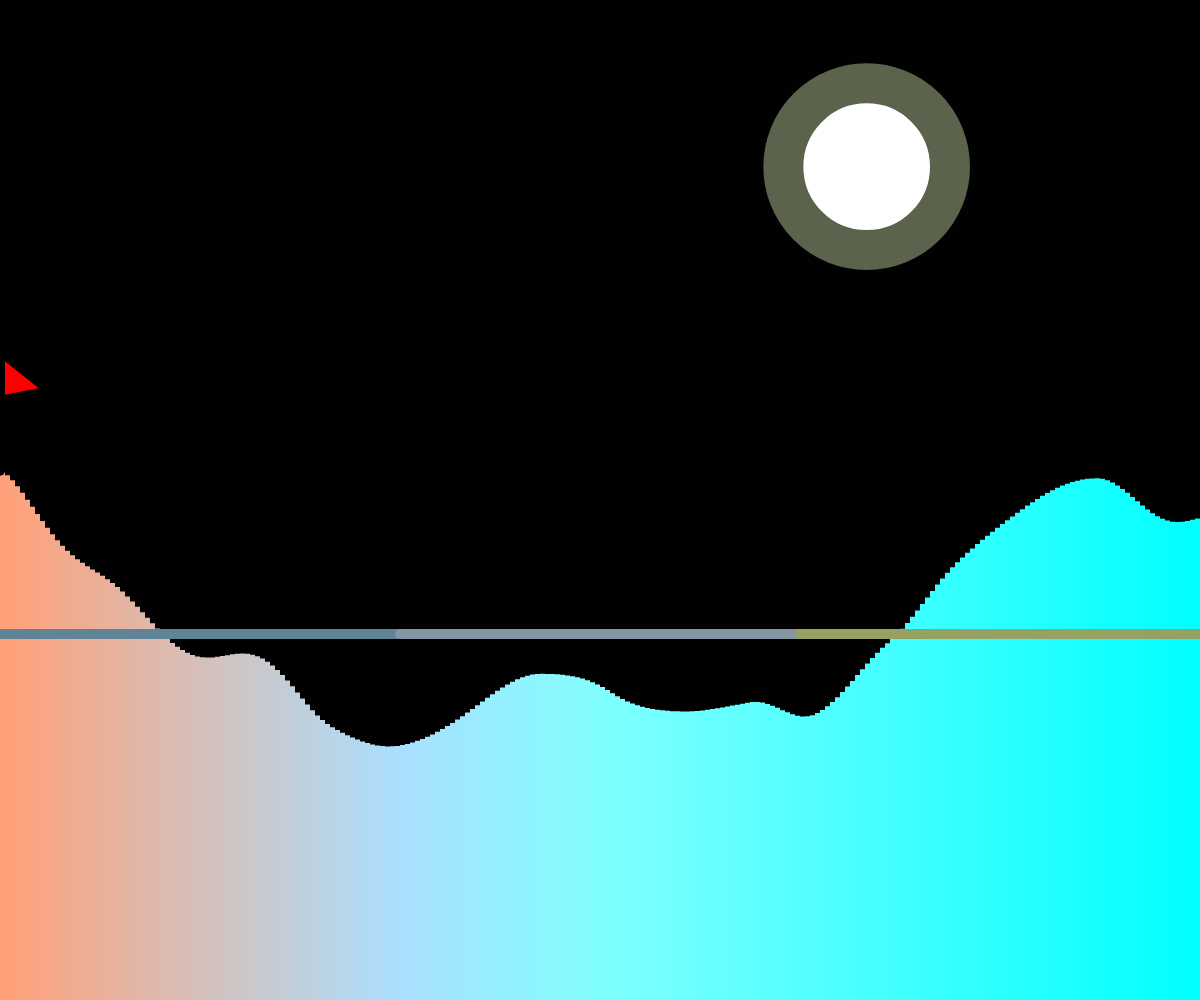
Frame 1 (no input)
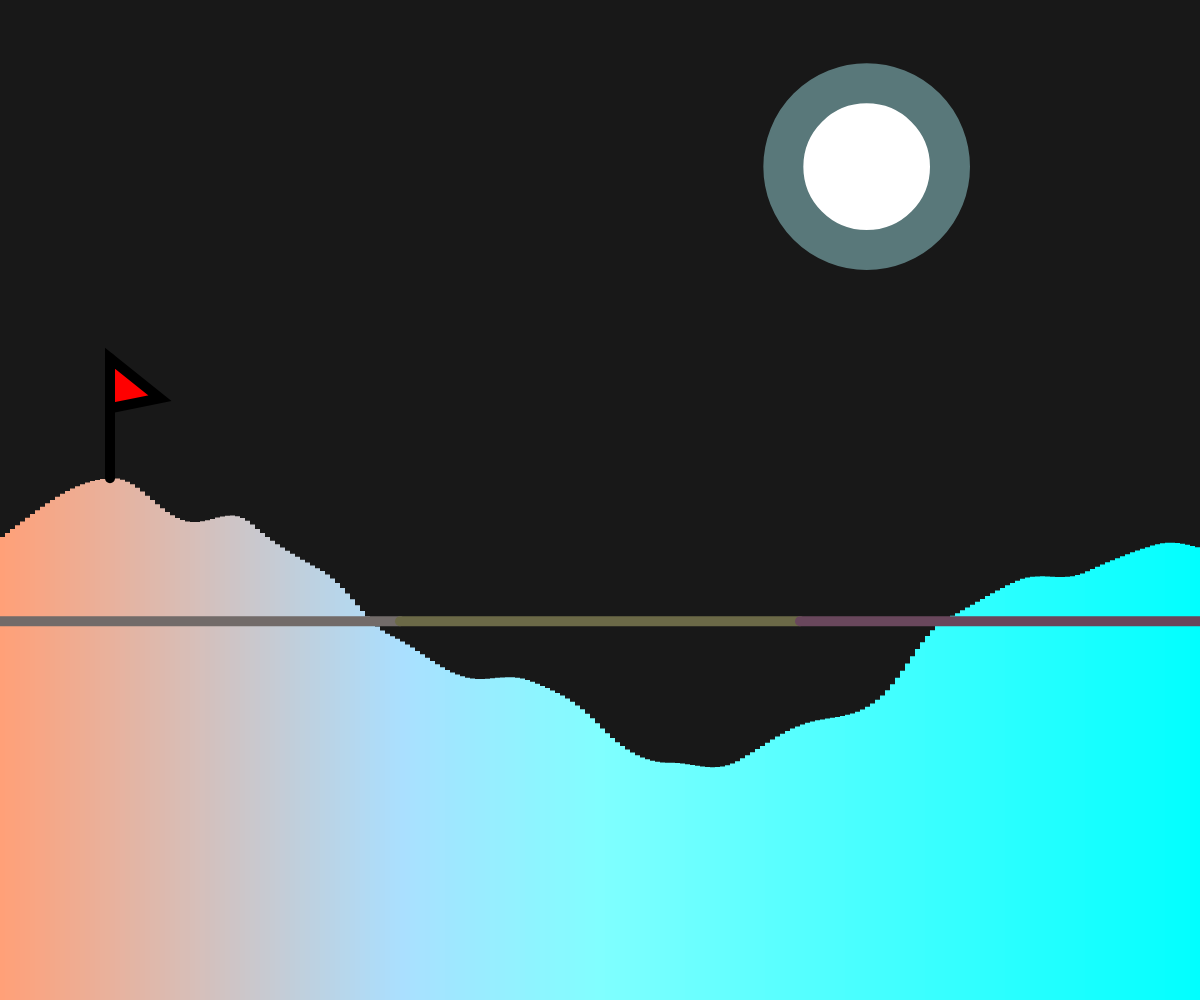
Frame 60 (no input)
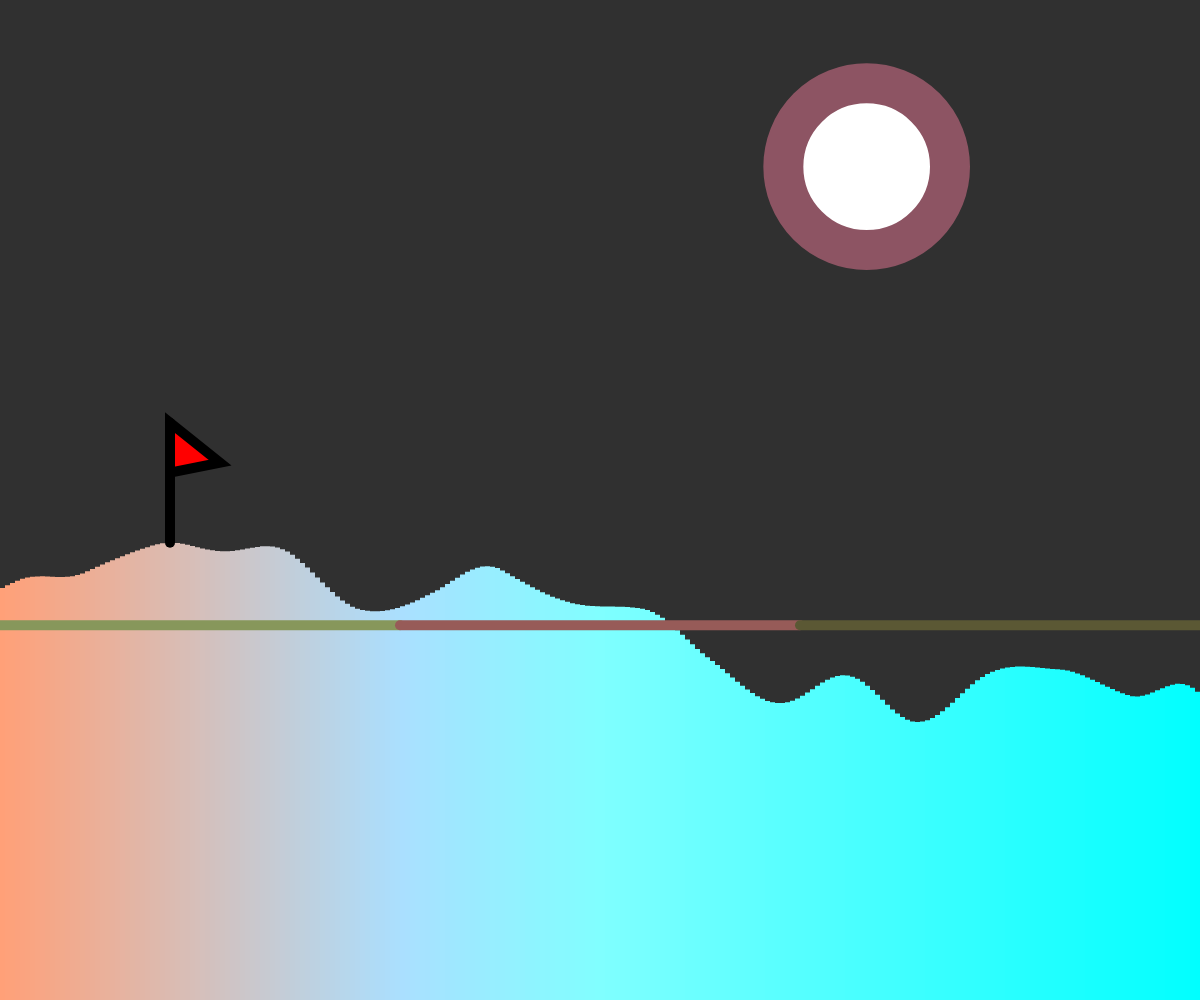
Frame 120 (the mouse pressed at the canvas centre since frame 60)

The p5.js sketch that drew these frames (run headless with seeded random() and noise() and a simulated clock; from frame 60 on, the mouse is pressed at the canvas centre):

// p5.js sketch
// ── sketch.js
// Perlin Noise Project (Terrain Generation)
// Luke Wu
// March 11,2024
//
// create a moving hill using Perlin Noise, include flag(max point), line(average)

let rectwidth = 5,recttime = 0;// the width of rect and rect noise time
let backgroundcount = 0;// the count of the background, so the background is change

function generateTerrain(temprecttime){
  //generateTerrain graph
  //i believe this rate is reasonable
  backgroundcount+=0.4;
  // using modulo to represent period
  background(backgroundcount % 255);
  strokeWeight(40);
  // if this is in the dark, we draw white, vice versa
  //condition may be different
  if(backgroundcount % 255 < 255/2) {
    fill(255);
    circle(width-height/3,height/6,height/6);
  }
  else{
    fill(0);
    circle(width-height/5,height/10,height/10);
  }

  //make sure no stroke Weight
  strokeWeight(0);
  let term = 0, total = 0;
  // use array to explain it.
  // term is the length of array, and total is the total value of the array
  // average = total / term
  let ymax = 0,xmax = 0;
  //represent the x,y coordinate at max
  let localrectHeight;
  // help me to get the rectheight after loop
  for(let i = 0; i < width; i+=rectwidth){
    //do perlin noise
    let rectHeight = noise(temprecttime);
    temprecttime +=0.009;
    rectHeight = map(rectHeight,0,1,0,height*0.8);
    //find the max spot
    if(rectHeight > ymax){
      ymax = rectHeight;
      xmax = i;
    }
    //fill the color with this trend:
    // close will be different, far away will be blue
    fill(map(i,0,width,255,0),map(i*2,0,width,160,255),map(i*3,0,width,120,255));
    //draw rect
    rect(i,height-rectHeight,rectwidth,rectHeight);
    //term ++ and total need to be increase as the same as rectHeight
    term++; total+= rectHeight;
    // let the localrectHeight to carry out after the loop with the value of rect Height
    // it might be better to name as previousrectHeight, but i am lazy, they all mean the same:
    // to carry the rectHeight after loop
    localrectHeight = rectHeight;
  }
  //===================================================
  //this is for testing, now is not useful
  // because i didn't used rectmode(corner)
  // the way to put parameter will be differnt
  // that is the may problem i encounter with this programm;
  // way to solve is put (height - rectHeight) instead of rectHeight
  // this is because computer generate the y-axis as + go down, - go up
  // input rectHeight as y will be the height of 'height - rectHeight' 
  // input 'height - rectHeight' as y will be the height of 'rectHeight'
  // this discovery may be different if use rectmode(corner)
  // I don't want to spend time on this mainly because i am lazy
  //print("ymax is",ymax);
  //==========================================================
  
  //draw the flag after finish the hill
  drawFlag(xmax,height - ymax);
  
  //draw the line, in three part,each part have different colour
  let lineheight = height-total/term;
  let position = [0,width/3, width*2/3,width];
  strokeWeight(10);
  // _ means this variable is not worth anything, just a temp var;
  // last for loop i maybe should used _ instead of 'i' to keep consistency; 
  // but, i am the person who write the code first, then comment, so i don't want change;
  // because my comment can explain all the variable already and this is not a big deal for a small project
  for(let _ = 0; _ < 3; ++_){
    stroke(map(noise(_+localrectHeight),0,1,0,255),map(noise(_+localrectHeight+1),0,1,0,255),map(noise(_+localrectHeight+2),0,1,0,255));
    line(position[_],lineheight, position[_+1] ,lineheight)
  }
} 
function drawFlag(x, y){
  // pretty easy function, just draw a flag;
  // with right triangle
  strokeWeight(10);
  stroke(0);
  line(x,y,x,y-120);
  fill(255,0,0);
  triangle(x,y-70,x,y-120,x+50,y-80);
}

function setup() {
  // set up the programm, generateTerrain with initial recttime
  createCanvas(windowWidth, windowHeight);
  generateTerrain(recttime);
}

function draw(){
  // main function, draw the Terrain graph each frame
  // so it will look like it is moving
  recttime += 0.03;
  generateTerrain(recttime);
}
